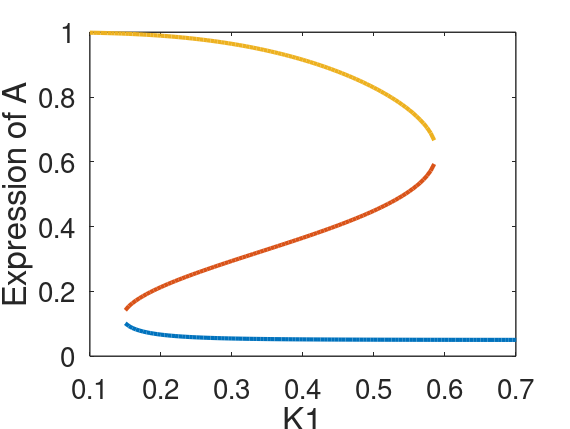

Write MATLAB code to recreate this figure. (Note: this script raises an error after producing the figure.)
% this program replot the bifurcation diagram of the double positive feed
% back loop. The imported data are two .csv file in this folder
% default output are two bifurcation diagram

clear
clc

% set the folder to save figures
figFolder = '/Users/shan/Documents/MATLAB/criticlity/ExtrinsicNoiseDataFigure/mutualActiv';

%load the data
rawB = csvread('mutualActiveBifurB.csv');
rawA = csvread('mutualActiveBifurA.csv');
dataA = rawA; % set 0 to nan
dataA(dataA == 0) = nan;
dataB = rawB; % set 0 to nan
dataB(dataB == 0) = nan;


%% plot the bifurcation diagram of A
fh1 = figure(1);  % this is the bifurcation of A

% set the figure size to mathc previous figures
set(fh1,'Units','inches','Position',[0 0 5.7 4.3],...
'PaperPositionMode','auto');
plot(dataA(:,1),dataA(:,2:4),'LineWidth',3)
set(gca,'XLim',[0.1,0.7],'XTick',0.1:0.1:0.7,'YTick',0:0.2:1,...
    'LineWidth',1,'FontSize',20)
xlabel('K1','FontSize',24)
ylabel('Expression of A','FontSize',24)

saveFileAfig = fullfile(figFolder,'bifurA.fig');
saveFileAPdf = fullfile(figFolder,'bifurA.pdf');
saveas(fh1,saveFileAfig)
fh1.PaperUnits = 'inches';
print('-painters','-dpdf',saveFileAPdf)

%% plot the bifurcation diagram of B
fh2 = figure(2);  % this is the bifurcation of A

% set the figure size to mathc previous figures
set(fh2,'Units','inches','Position',[0 0 5.7 4.3],...
'PaperPositionMode','auto');
plot(dataB(:,1),dataB(:,2:4),'LineWidth',3)
set(gca,'XLim',[0.1,0.6],'XTick',0.1:0.1:0.6,'YTick',0:0.2:1,...
    'LineWidth',1,'FontSize',20)
xlabel('K1','FontSize',24)
ylabel('Expression of B','FontSize',24)

saveFileBfig = fullfile(figFolder,'bifurB.fig');
saveFileBPdf = fullfile(figFolder,'bifurB.pdf');
saveas(fh2,saveFileBfig)
fh2.PaperUnits = 'inches';
print('-painters','-dpdf',saveFileBPdf)
